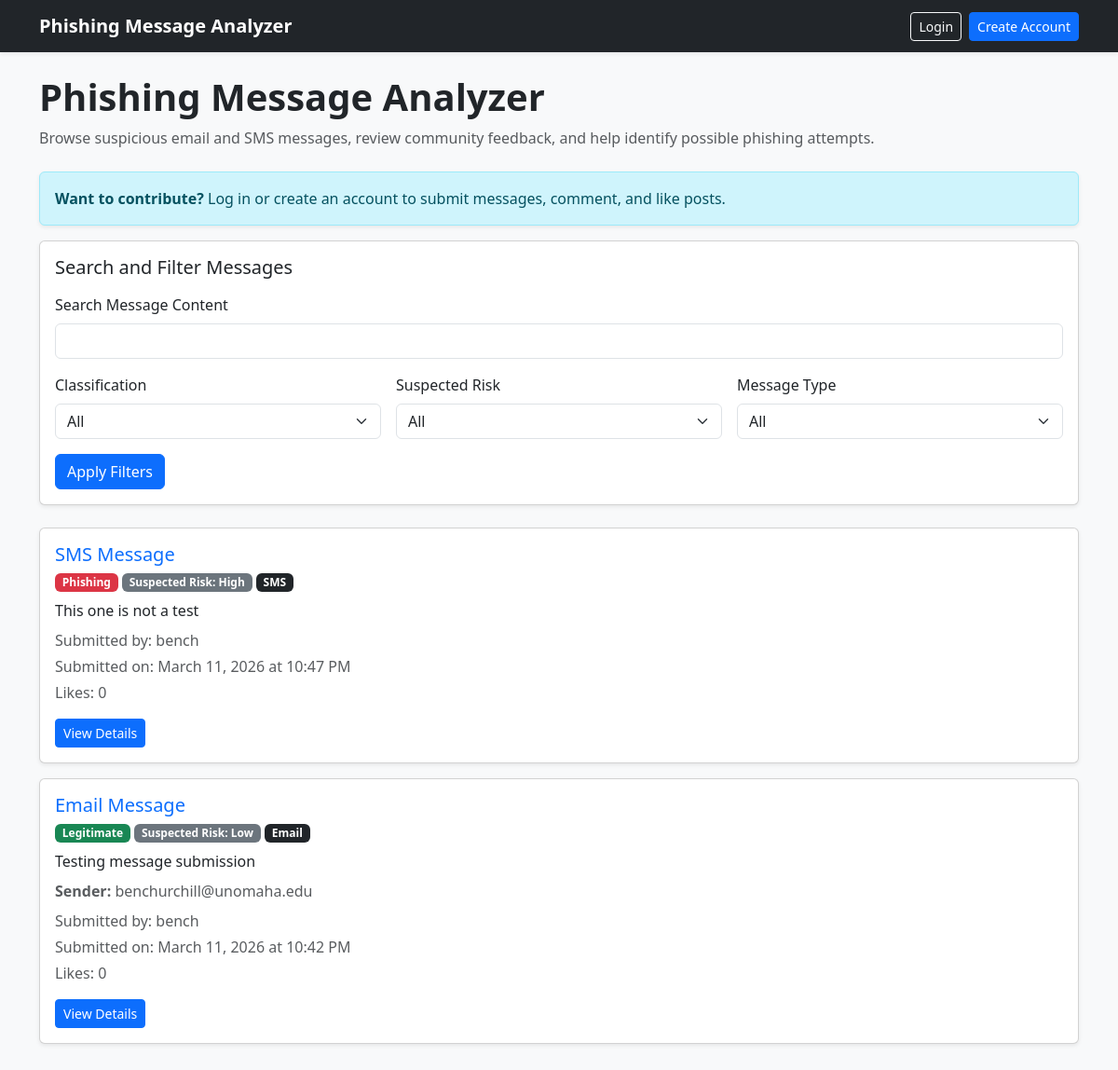
Before: / with the older database file.
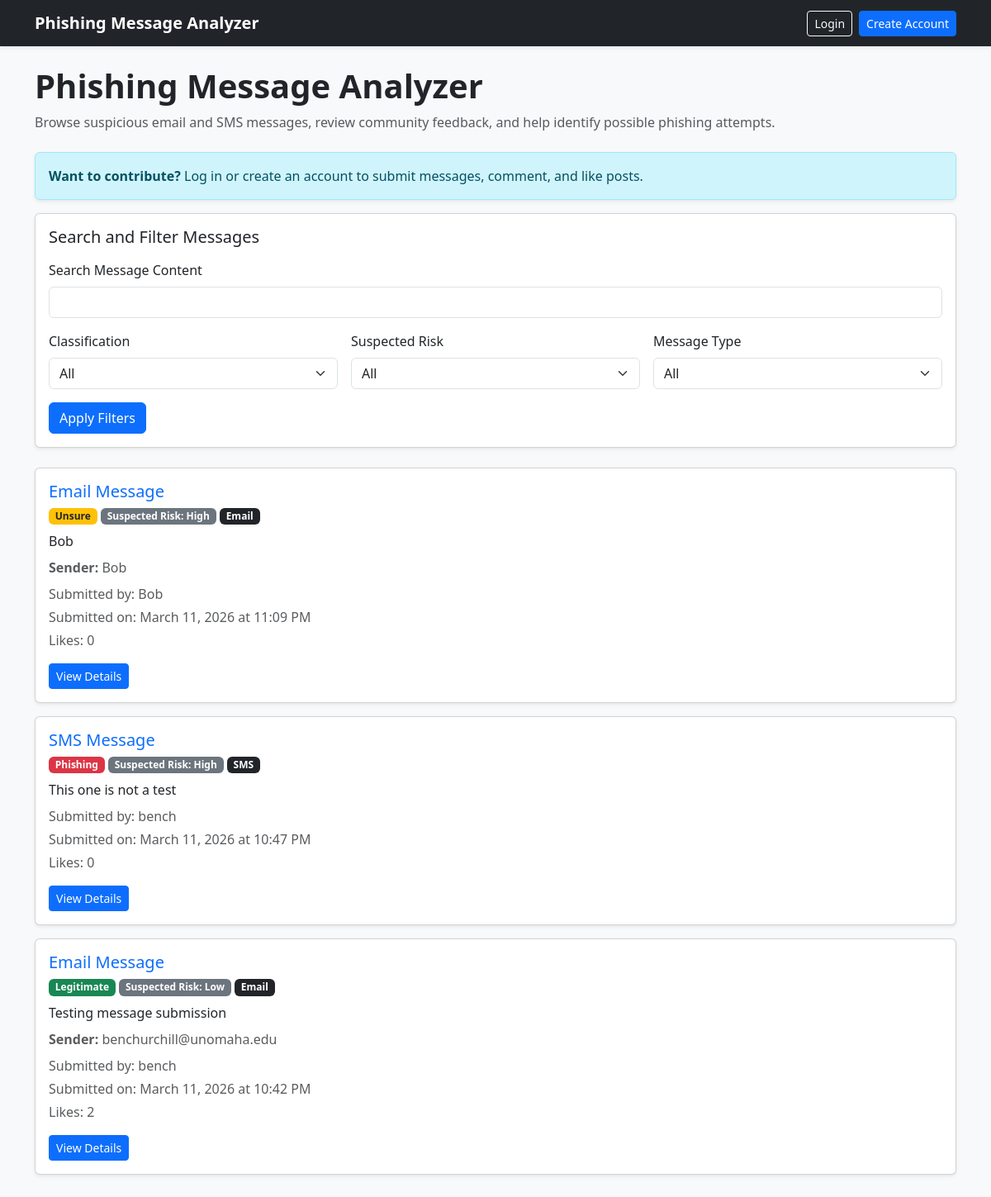
After: the same page with the newer database file.
### analyzer/models.py (models this page shows, shortened)
class Message(models.Model):
    MESSAGE_TYPES = [
        ('Email', 'Email'),
        ('SMS', 'SMS'),
    ]
    CLASSIFICATIONS = [
        ('Phishing', 'Phishing'),
        ('Legitimate', 'Legitimate'),
        ('Unsure', 'Unsure'),
    ]
    SUSPECTED_RISK_LEVELS = [
        ('Low', 'Low'),
        ('Medium', 'Medium'),
        ('High', 'High'),
    ]
    user = models.ForeignKey(User, on_delete=models.CASCADE, null=True, blank=True)
    message_content = models.TextField()
    message_type = models.CharField(max_length=10, choices=MESSAGE_TYPES)
    sender = models.CharField(max_length=255, blank=True)
    additional_details = models.TextField(blank=True)
    classification = models.CharField(max_length=20, choices=CLASSIFICATIONS)
    suspected_risk = models.CharField(max_length=10, choices=SUSPECTED_RISK_LEVELS)
    submission_date = models.DateTimeField(auto_now_add=True)
    seconds = models.ManyToManyField(User, related_name='seconded_messages', blank=True)

### analyzer/views.py (the view)
# urls.py: path('', views.message_list, name='message_list'),
def message_list(request):
    messages = Message.objects.all().order_by('-submission_date')
    query = request.GET.get('q')
    classification = request.GET.get('classification')
    suspected_risk = request.GET.get('suspected_risk')
    message_type = request.GET.get('message_type')
    if query:
        messages = messages.filter(message_content__icontains=query)
    if classification:
        messages = messages.filter(classification=classification)
    if suspected_risk:
        messages = messages.filter(suspected_risk=suspected_risk)
    if message_type:
        messages = messages.filter(message_type=message_type)
    context = {
        'messages': messages,
        'query': query or '',
        'selected_classification': classification or '',
        'selected_suspected_risk': suspected_risk or '',
        'selected_message_type': message_type or '',
    }
    return render(request, 'analyzer/message_list.html', context)

### analyzer/templates/analyzer/message_list.html (shortened to what this page needs)
{% extends "analyzer/base.html" %}
{% block content %}
<div class="mb-4">
    <h1 class="fw-bold mb-2">Phishing Message Analyzer</h1>
    <p class="text-muted mb-0">
        Browse suspicious email and SMS messages, review community feedback, and help identify possible phishing attempts.
    </p>
</div>
{% if not user.is_authenticated %}
    <div class="alert alert-info shadow-sm">
        <strong>Want to contribute?</strong>
        Log in or create an account to submit messages, comment, and like posts.
    </div>
{% endif %}
<div class="card shadow-sm mb-4">
    <div class="card-body">
        <h5 class="card-title mb-3">Search and Filter Messages</h5>
        <form method="get" class="row g-3">
            <div class="col-12">
                <label for="q" class="form-label">Search Message Content</label>
                <input type="text" id="q" name="q" value="{{ query }}" class="form-control">
            </div>
            <div class="col-md-4">
                <label for="classification" class="form-label">Classification</label>
                <select id="classification" name="classification" class="form-select">
                    <option value="">All</option>
                </select>
            </div>
            <div class="col-md-4">
                <label for="suspected_risk" class="form-label">Suspected Risk</label>
                <select id="suspected_risk" name="suspected_risk" class="form-select">
                    <option value="">All</option>
                </select>
            </div>
            <div class="col-md-4">
                <label for="message_type" class="form-label">Message Type</label>
                <select id="message_type" name="message_type" class="form-select">
                    <option value="">All</option>
                </select>
            </div>
            <div class="col-12">
                <button type="submit" class="btn btn-primary">Apply Filters</button>
            </div>
        </form>
    </div>
</div>
{% for message in messages %}
    <div class="card shadow-sm mb-3">
        <div class="card-body">
            <div class="d-flex justify-content-between align-items-start flex-wrap gap-2">
                <div>
                    <h5 class="card-title mb-1">
                        <a href="/message/{{ message.id }}/" class="text-decoration-none">
                            {{ message.message_type }} Message
                        </a>
                    </h5>
                    <div class="mb-2">
                        {% if message.classification == "Phishing" %}
                            <span class="badge bg-danger">Phishing</span>
                        {% elif message.classification == "Legitimate" %}
                            <span class="badge bg-success">Legitimate</span>
                        {% else %}
                            <span class="badge bg-warning text-dark">Unsure</span>
                        {% endif %}
                        <span class="badge bg-secondary">Suspected Risk: {{ message.suspected_risk }}</span>
                        <span class="badge bg-dark">{{ message.message_type }}</span>
                    </div>
                </div>
            </div>
            <p class="card-text mb-2">
                {{ message.message_content|truncatechars:180 }}
            </p>
            {% if message.sender %}
                <p class="text-muted mb-2">
                    <strong>Sender:</strong> {{ message.sender }}
                </p>
            {% endif %}
            <p class="text-muted mb-1">
                Submitted by:
                {% if message.user %}
                    {{ message.user.username }}
                {% else %}
                    Unknown
                {% endif %}
            </p>
            <p class="text-muted mb-1">
                Submitted on: {{ message.submission_date|date:"F j, Y \a\t g:i A" }}
            </p>
            <p class="text-muted mb-3">
                Likes: {{ message.seconds.count }}
            </p>
            <div class="d-flex gap-2 flex-wrap">
                <a href="/message/{{ message.id }}/" class="btn btn-primary btn-sm">View Details</a>
            </div>
        </div>
    </div>
{% empty %}
    <div class="alert alert-secondary shadow-sm">
        No messages found.
    </div>
{% endfor %}
{% endblock %}

### analyzer/templates/analyzer/base.html (shortened to what this page needs)
<!DOCTYPE html>
<html lang="en">
<head>
    <link href="https://cdn.jsdelivr.net/npm/bootstrap@5.3.3/dist/css/bootstrap.min.css" rel="stylesheet">
</head>
<body class="bg-light">
<nav class="navbar navbar-expand-lg navbar-dark bg-dark shadow-sm mb-4">
    <div class="container">
        <a class="navbar-brand fw-bold" href="/">Phishing Message Analyzer</a>
        <div class="ms-auto d-flex align-items-center gap-2 flex-wrap">
            {% if user.is_authenticated %}
                <span class="text-white small">Logged in as <strong>{{ user.username }}</strong></span>
                <a href="/submit/" class="btn btn-outline-light btn-sm">Submit Message</a>
                <a href="/profile/" class="btn btn-outline-light btn-sm">My Profile</a>
                <form action="/accounts/logout/" method="post" class="d-inline">
                    {% csrf_token %}
                    <button type="submit" class="btn btn-warning btn-sm">Logout</button>
                </form>
            {% else %}
                <a href="/accounts/login/" class="btn btn-outline-light btn-sm">Login</a>
                <a href="/register/" class="btn btn-primary btn-sm">Create Account</a>
            {% endif %}
        </div>
    </div>
</nav>
<div class="container pb-5">
    {% block content %}{% endblock %}
</div>
</body>
</html>

Changed rows visible on the page:
added Message: message_type "Email", classification "Unsure", suspected_risk "High", message_content "Bob", sender "Bob", user.username "Bob", submission_date "March 11, 2026 at 11:09 PM", seconds.count "0"
computed for Message "Testing message submission": seconds.count "0" → "2"
